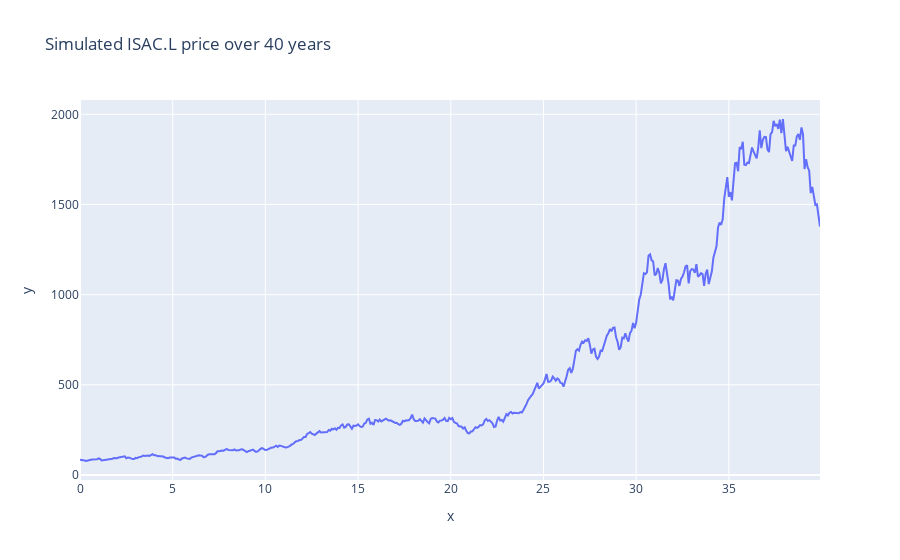

Notebook code cell kept with this figure:
### Code cell
sim_price = initial_price * (sim_rets + 1).cumprod()

px.line(x=np.arange(0, years, 1/12), y=sim_price, title="Simulated ISAC.L price over 40 years")

### Figure 1 — Plotly figure (JSON) as saved in the notebook; plotly's stock layout.template omitted (floating-point values rounded to 4 significant figures; data arrays with more than 128 entries replaced by an {"elided": "..."} marker saying what was removed)
{"data": [{"hovertemplate": "x=%{x}<br>y=%{y}<extra></extra>", "legendgroup": "", "line": {"color": "#636efa", "dash": "solid"}, "marker": {"symbol": "circle"}, "mode": "lines", "name": "", "orientation": "v", "showlegend": false, "type": "scatter", "x": {"elided": "480 float values"}, "xaxis": "x", "y": {"elided": "480 float values"}, "yaxis": "y"}], "layout": {"legend": {"tracegroupgap": 0}, "title": {"text": "Simulated ISAC.L price over 40 years"}, "xaxis": {"anchor": "y", "domain": [0, 1], "title": {"text": "x"}}, "yaxis": {"anchor": "x", "domain": [0, 1], "title": {"text": "y"}}}}
